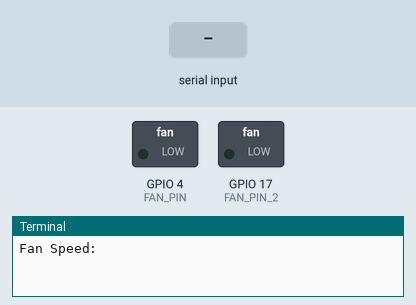
Bench run of a program on a simulated Raspberry Pi (BCM pin numbers). On the bench: switched loads named in the program (green lamp = pin HIGH), the last lines printed to the terminal. Inputs (shaded band) come from the test bench.

Above: at 1.2 s.
1.3 s: "5" typed at the terminal, then Enter
At 2.2 s:
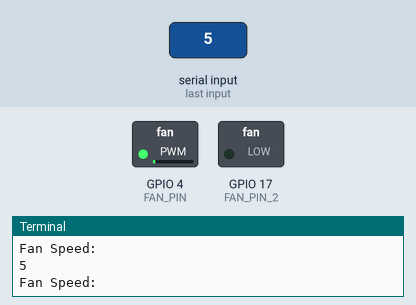
2.8 s: "90" typed at the terminal, then Enter
At 3.3 s:
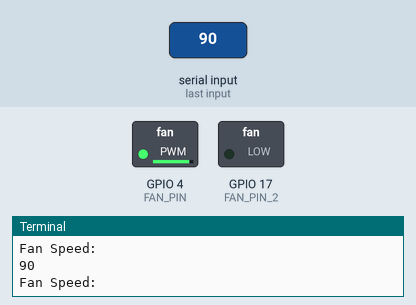
Timing chart, 0 to 5.8 s (numbered marks = the images above; inputs shaded):
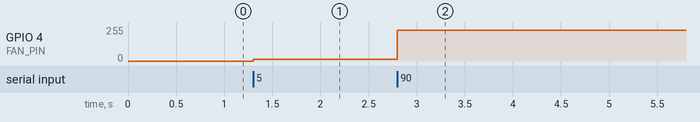

Measured:
- after the input at 1.3 s, GPIO 4 (FAN_PIN): 0/255 → 13/255 at once
- after the input at 2.8 s, GPIO 4 (FAN_PIN): 13/255 → 230/255 at once

The program:

calib_fan.py
```python
#!/usr/bin/python
# -*- coding: utf-8 -*-

import RPi.GPIO as GPIO
import time
import sys
import os

FAN_PIN = 4
FAN_PIN_2 = 17
WAIT_TIME = 1
PWM_FREQ = 100

GPIO.setmode(GPIO.BCM)
GPIO.setup(FAN_PIN, GPIO.OUT, initial=GPIO.LOW)
GPIO.setup(FAN_PIN_2, GPIO.OUT, initial=GPIO.LOW)

fan = GPIO.PWM(FAN_PIN, PWM_FREQ)
fan2 = GPIO.PWM(FAN_PIN_2, PWM_FREQ)
fan.start(0)
fan2.start(0)
i = 0

hyst = 1
tempSteps = [50, 70]
speedSteps = [0, 100]
cpuTempOld = 0

try:
    while 1:
        fanSpeed = float(input("Fan Speed: "))
        fan.ChangeDutyCycle(fanSpeed)


except(KeyboardInterrupt):
    print("Fan ctrl interrupted by keyboard")
    GPIO.cleanup()
    sys.exit()
```
